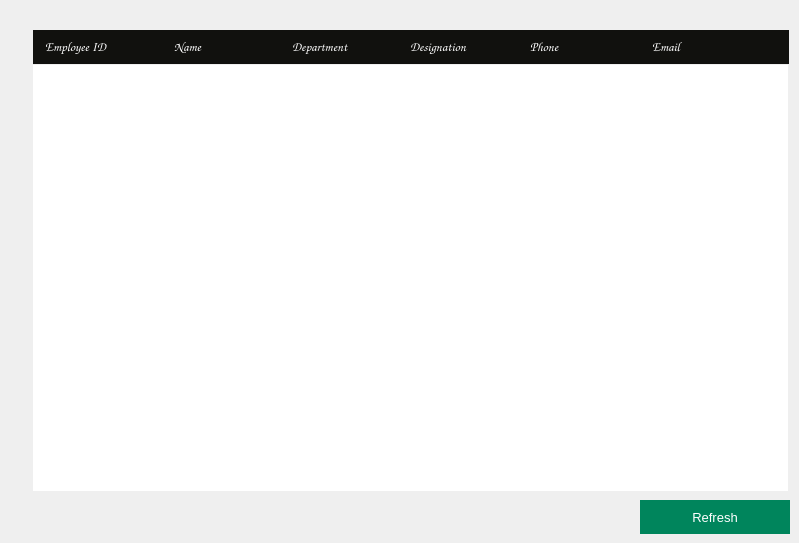
    <widget class="QWidget" name="deleteEmpWidget">
     <property name="styleSheet">
      <string notr="true">#deleteEmpWidget
{
	background:#2D2D2D;
}

</string>
     </property>
     <widget class="QTableView" name="deleteTableView">
      <property name="geometry">
       <rect>
        <x>33</x>
        <y>65</y>
        <width>755</width>
        <height>426</height>
       </rect>
      </property>
      <property name="sizePolicy">
       <sizepolicy hsizetype="Fixed" vsizetype="Fixed">
        <horstretch>0</horstretch>
        <verstretch>0</verstretch>
       </sizepolicy>
      </property>
      <property name="focusPolicy">
       <enum>Qt::NoFocus</enum>
      </property>
      <property name="autoFillBackground">
       <bool>false</bool>
      </property>
      <property name="frameShape">
       <enum>QFrame::NoFrame</enum>
      </property>
      <property name="horizontalScrollBarPolicy">
       <enum>Qt::ScrollBarAlwaysOff</enum>
      </property>
      <property name="sizeAdjustPolicy">
       <enum>QAbstractScrollArea::AdjustIgnored</enum>
      </property>
      <property name="editTriggers">
       <set>QAbstractItemView::NoEditTriggers</set>
      </property>
      <property name="tabKeyNavigation">
       <bool>false</bool>
      </property>
      <property name="showDropIndicator" stdset="0">
       <bool>false</bool>
      </property>
      <property name="dragDropOverwriteMode">
       <bool>false</bool>
      </property>
      <property name="alternatingRowColors">
       <bool>true</bool>
      </property>
      <property name="selectionMode">
       <enum>QAbstractItemView::SingleSelection</enum>
      </property>
      <property name="selectionBehavior">
       <enum>QAbstractItemView::SelectRows</enum>
      </property>
      <property name="textElideMode">
       <enum>Qt::ElideNone</enum>
      </property>
      <property name="showGrid">
       <bool>false</bool>
      </property>
      <property name="gridStyle">
       <enum>Qt::NoPen</enum>
      </property>
      <property name="cornerButtonEnabled">
       <bool>false</bool>
      </property>
      <attribute name="horizontalHeaderVisible">
       <bool>false</bool>
      </attribute>
      <attribute name="horizontalHeaderMinimumSectionSize">
       <number>30</number>
      </attribute>
      <attribute name="horizontalHeaderDefaultSectionSize">
       <number>120</number>
      </attribute>
     </widget>
     <widget class="QLabel" name="label_29">
      <property name="geometry">
       <rect>
        <x>33</x>
        <y>30</y>
        <width>135</width>
        <height>34</height>
       </rect>
      </property>
      <property name="font">
       <font>
        <family>Comic Sans MS</family>
        <pointsize>10</pointsize>
        <bold>false</bold>
       </font>
      </property>
      <property name="styleSheet">
       <string notr="true">#label_29
{
	color:white;
	background:#11110E;
padding-left:10px;
}</string>
      </property>
      <property name="text">
       <string>&lt;html&gt;&lt;head/&gt;&lt;body&gt;&lt;p&gt;    Employee ID&lt;/p&gt;&lt;/body&gt;&lt;/html&gt;</string>
      </property>
     </widget>
     <widget class="QLabel" name="label_30">
      <property name="geometry">
       <rect>
        <x>167</x>
        <y>30</y>
        <width>120</width>
        <height>34</height>
       </rect>
      </property>
      <property name="font">
       <font>
        <family>Comic Sans MS</family>
        <pointsize>10</pointsize>
        <bold>false</bold>
       </font>
      </property>
      <property name="styleSheet">
       <string notr="true">#label_30
{
	color:white;
	background:#11110E;
	padding-left:5px;
}</string>
      </property>
      <property name="text">
       <string>&lt;html&gt;&lt;head/&gt;&lt;body&gt;&lt;p&gt;Name&lt;/p&gt;&lt;/body&gt;&lt;/html&gt;</string>
      </property>
     </widget>
     <widget class="QLabel" name="label_31">
      <property name="geometry">
       <rect>
        <x>287</x>
        <y>30</y>
        <width>125</width>
        <height>34</height>
       </rect>
      </property>
      <property name="font">
       <font>
        <family>Comic Sans MS</family>
        <pointsize>10</pointsize>
        <bold>false</bold>
       </font>
      </property>
      <property name="styleSheet">
       <string notr="true">#label_31
{
	color:white;
	background:#11110E;
	padding-left:3px;
}</string>
      </property>
      <property name="text">
       <string>&lt;html&gt;&lt;head/&gt;&lt;body&gt;&lt;p&gt;Department&lt;/p&gt;&lt;/body&gt;&lt;/html&gt;</string>
      </property>
     </widget>
     <widget class="QLabel" name="label_32">
      <property name="geometry">
       <rect>
        <x>530</x>
        <y>30</y>
        <width>122</width>
        <height>34</height>
       </rect>
      </property>
      <property name="font">
       <font>
        <family>Comic Sans MS</family>
        <pointsize>10</pointsize>
        <bold>false</bold>
       </font>
      </property>
      <property name="styleSheet">
       <string notr="true">#label_32
{
	color:white;
	background:#11110E;
}</string>
      </property>
      <property name="text">
       <string>&lt;html&gt;&lt;head/&gt;&lt;body&gt;&lt;p&gt;Phone&lt;/p&gt;&lt;/body&gt;&lt;/html&gt;</string>
      </property>
     </widget>
     <widget class="QLabel" name="label_33">
      <property name="geometry">
       <rect>
        <x>410</x>
        <y>30</y>
        <width>120</width>
        <height>34</height>
       </rect>
      </property>
      <property name="font">
       <font>
        <family>Comic Sans MS</family>
        <pointsize>10</pointsize>
        <bold>false</bold>
       </font>
      </property>
      <property name="styleSheet">
       <string notr="true">#label_33
{
	color:white;
	background:#11110E;
}</string>
      </property>
      <property name="text">
       <string>&lt;html&gt;&lt;head/&gt;&lt;body&gt;&lt;p&gt;Designation&lt;/p&gt;&lt;/body&gt;&lt;/html&gt;</string>
      </property>
     </widget>
     <widget class="QLabel" name="label_34">
      <property name="geometry">
       <rect>
        <x>652</x>
        <y>30</y>
        <width>137</width>
        <height>34</height>
       </rect>
      </property>
      <property name="font">
       <font>
        <family>Comic Sans MS</family>
        <pointsize>10</pointsize>
        <bold>false</bold>
       </font>
      </property>
      <property name="styleSheet">
       <string notr="true">#label_34
{
	color:white;
	background:#11110E;
}</string>
      </property>
      <property name="text">
       <string>&lt;html&gt;&lt;head/&gt;&lt;body&gt;&lt;p&gt;Email&lt;/p&gt;&lt;/body&gt;&lt;/html&gt;</string>
      </property>
     </widget>
     <widget class="QPushButton" name="pushButton_3">
      <property name="geometry">
       <rect>
        <x>640</x>
        <y>500</y>
        <width>150</width>
        <height>34</height>
       </rect>
      </property>
      <property name="font">
       <font>
        <pointsize>10</pointsize>
       </font>
      </property>
      <property name="styleSheet">
       <string notr="true">#pushButton_3
{
	background:#00855C;
	border:none;
	color:white;
}

#pushButton_3:hover
{
	background:#2D2D2D;
	border:2px solid #00855C;
	color:#00855C;
}</string>
      </property>
      <property name="text">
       <string>Refresh</string>
      </property>
     </widget>
     <widget class="QWidget" name="widget" native="true">
      <property name="geometry">
       <rect>
        <x>0</x>
        <y>0</y>
        <width>120</width>
        <height>80</height>
       </rect>
      </property>
     </widget>
    </widget>
